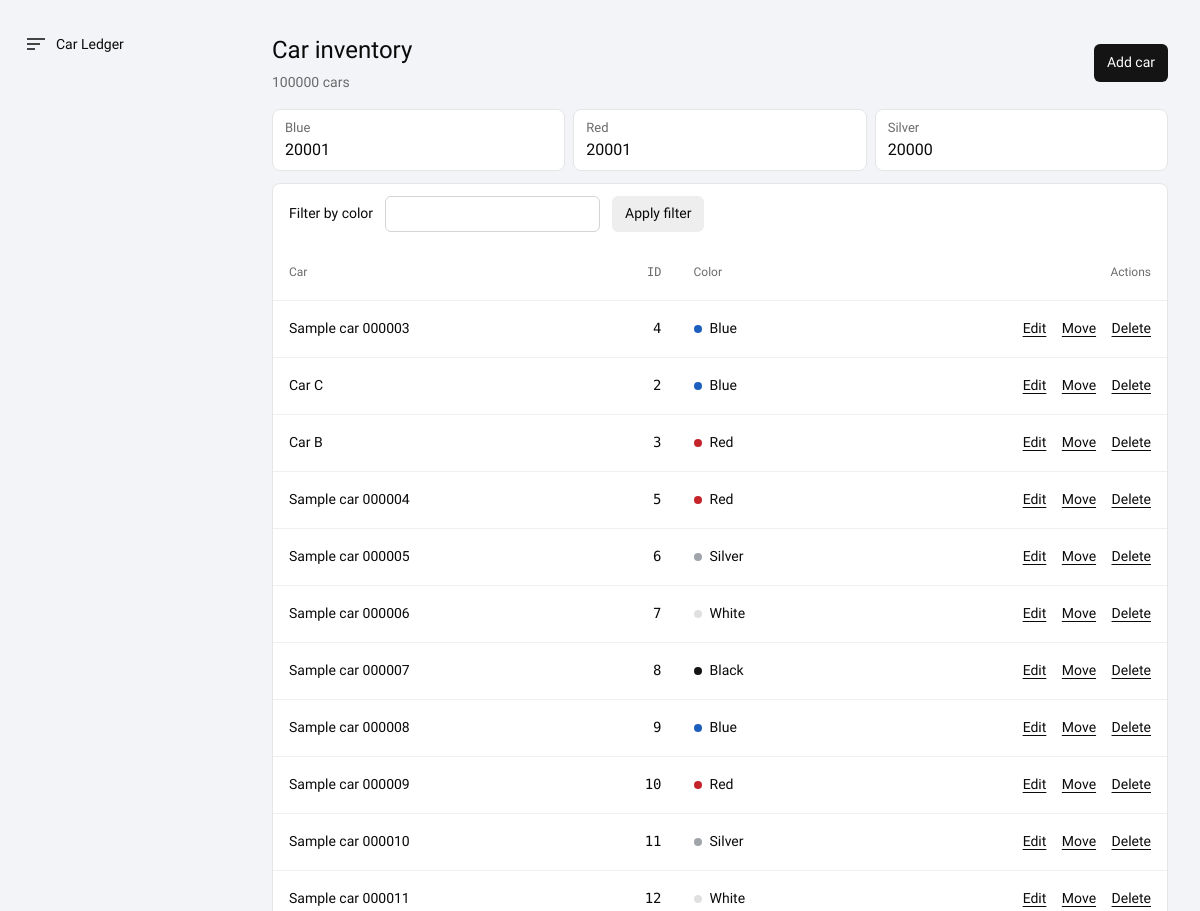
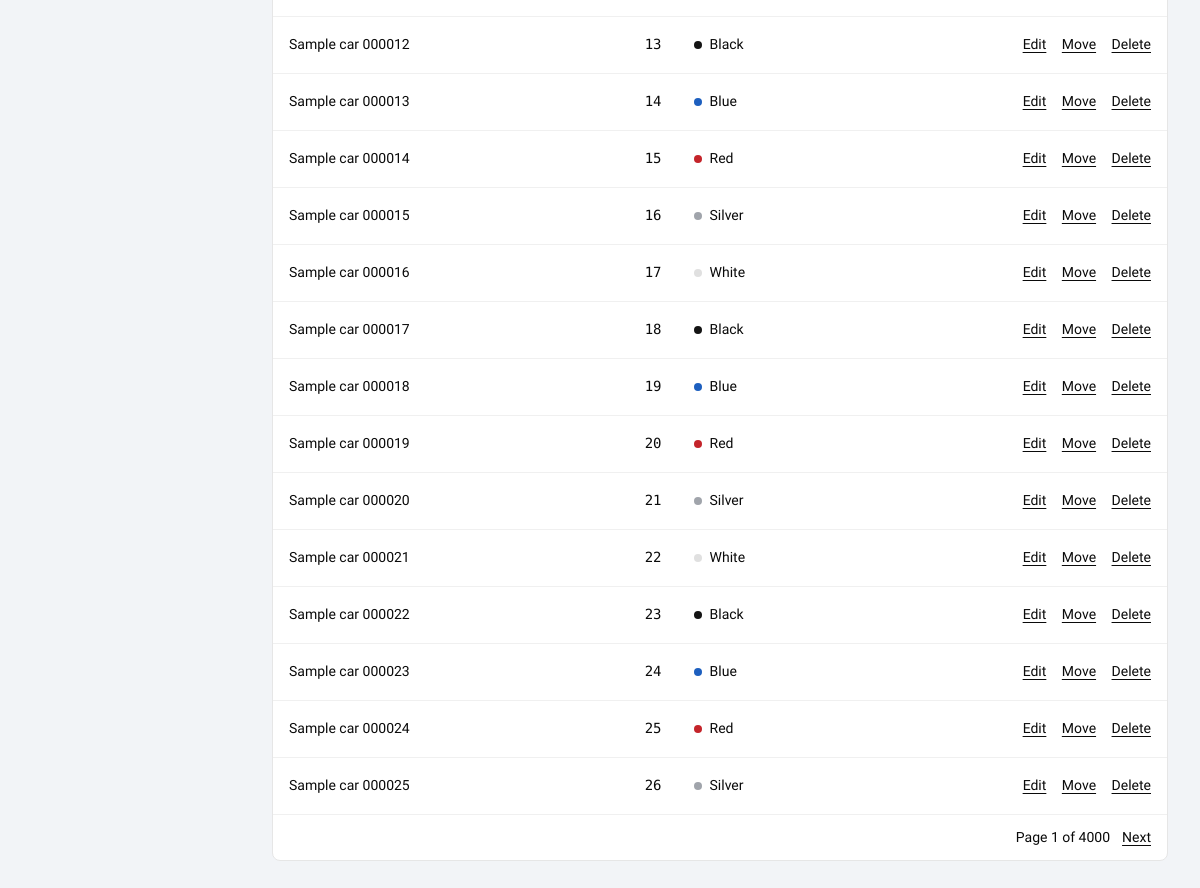
The page / on the database its author committed (2 pictures, top to bottom).
### cars/models.py (models this page shows, shortened)
class Car(models.Model):
    name = models.CharField(max_length=100)
    color = models.CharField(max_length=30)
    order_key = models.BigIntegerField(unique=True, editable=False)
    class Meta:
        ordering = ["order_key"]
        indexes = [
            models.Index(fields=["color", "order_key"], name="car_color_order_idx"),
        ]

### cars/views.py (the view)
# urls.py: path("", CarListView.as_view(), name="list"),
class CarListView(ListView):
    model = Car
    template_name = "cars/car_list.html"
    context_object_name = "cars"
    paginate_by = 25
    def get_queryset(self):
        cars = super().get_queryset()
        color = self.request.GET.get("color", "").strip().lower()
        if color:
            cars = cars.filter(color=color)
        return cars
    def get_context_data(self, **kwargs):
        context = super().get_context_data(**kwargs)
        selected_color = self.request.GET.get("color", "").strip().lower()
        context["selected_color"] = selected_color
        context["quick_filters"] = [
            {
                "label": label,
                "value": color,
                "count": Car.objects.filter(color=color).count(),
            }
            for label, color in (
                ("Blue", "blue"),
                ("Red", "red"),
                ("Silver", "silver"),
            )
        ]
        return context

### cars/templates/cars/car_list.html (shortened to what this page needs)
{% extends "cars/base.html" %}
{% block content %}
    <header class="ledger-heading">
        <div>
            <h1>Car inventory</h1>
            <p>{{ paginator.count }} car{{ paginator.count|pluralize }}{% if selected_color %} matching “{{ selected_color }}”{% endif %}</p>
        </div>
        <a class="ledger-primary" href="{% url 'cars:add' %}">Add car</a>
    </header>
    <nav class="quick-filters" aria-label="Quick color filters">
        {% for filter in quick_filters %}
            <a class="quick-filter" href="?color={{ filter.value|urlencode }}"
               {% if selected_color == filter.value %}aria-current="true"{% endif %}>
                <span>{{ filter.label }}</span>
                <strong>{{ filter.count }}</strong>
            </a>
        {% endfor %}
    </nav>
    <section class="ledger-panel" aria-label="Ordered car list">
        <form class="color-filter" method="get" action="{% url 'cars:list' %}">
            <label for="color">Filter by color</label>
            <input id="color" name="color" type="text" maxlength="30"
                   value="{{ selected_color }}">
            <button type="submit">Apply filter</button>
        </form>
        <div class="table-scroll" tabindex="0" role="region" aria-label="Car table">
            <table class="ledger-table">
                <thead>
                    <tr>
                        <th scope="col">Car</th>
                        <th scope="col" class="car-id">ID</th>
                        <th scope="col">Color</th>
                        <th scope="col" class="row-actions">Actions</th>
                    </tr>
                </thead>
                <tbody>
                    {% for car in cars %}
                        <tr>
                            <th scope="row">{{ car.name }}</th>
                            <td class="car-id">{{ car.pk }}</td>
                            <td><span class="car-color" data-color="{{ car.color }}">{{ car.color|capfirst }}</span></td>
                            <td class="row-actions">
                                <a href="{% url 'cars:edit' car.pk %}" aria-label="Edit {{ car.name }}">Edit</a>
                                <a href="{% url 'cars:move' car.pk %}" aria-label="Move {{ car.name }}">Move</a>
                                <a href="{% url 'cars:delete' car.pk %}" aria-label="Delete {{ car.name }}">Delete</a>
                            </td>
                        </tr>
                    {% endfor %}
                </tbody>
            </table>
        </div>
        {% if is_paginated %}
            <nav class="ledger-pagination" aria-label="Car list pages">
                <span>Page {{ page_obj.number }} of {{ paginator.num_pages }}</span>
                {% if page_obj.has_next %}
                    <a href="?color={{ selected_color|urlencode }}&amp;page={{ page_obj.next_page_number }}">Next</a>
                {% endif %}
            </nav>
        {% endif %}
    </section>
{% endblock %}

### cars/templates/cars/base.html (shortened to what this page needs)
{% load static %}
<!DOCTYPE html>
<html lang="en">
<head>
    <link rel="stylesheet" href="{% static 'cars/ledger.css' %}">
</head>
<body>
    <div class="ledger-shell">
        <aside class="ledger-sidebar">
            <a class="ledger-brand" href="{% url 'cars:list' %}">
                <svg width="24" height="24" viewBox="0 0 24 24"
                     fill="none" stroke="currentColor" stroke-width="1.5"
                     aria-hidden="true" focusable="false">
                    <path d="M3 7h18M3 12h13M3 17h8"/>
                </svg>
                <span>Car Ledger</span>
            </a>
        </aside>
        <main class="ledger-main" id="main-content">
            {% block content %}{% endblock %}
        </main>
    </div>
</body>
</html>

### cars/static/cars/ledger.css (style rules this page uses)
:root { --ground: #f2f4f7; --surface: #fff; --raised: #eee; --border: #e6e6e6; --rule: #f0f0f0; --control: #d4d4d4; --ink: #0a0a0a; --muted: #6b6b6b; --primary: #141414; --focus: #1d5fbf; --danger: #a32228; }
body { margin: 0; background: var(--ground); color: var(--ink); font: 400 14px/1.5 "Geist", system-ui, sans-serif; font-variant-numeric: tabular-nums; }
.ledger-shell { display: grid; grid-template-columns: 240px minmax(0, 1fr); min-height: 100vh; }
.ledger-sidebar { padding: 32px 24px; }
.ledger-main { min-width: 0; padding: 32px 32px 48px; }
.ledger-brand { display: inline-flex; align-items: center; gap: 8px; color: var(--ink); font-weight: 500; text-decoration: none; }
.ledger-heading { display: flex; align-items: center; justify-content: space-between; gap: 12px; margin-bottom: 16px; }
.ledger-heading h1 { margin: 0; font-size: 24px; font-weight: 500; }
.ledger-heading p { margin: 4px 0 0; color: var(--muted); }
.ledger-primary, .ledger-main button { display: inline-flex; align-items: center; justify-content: center; min-height: 36px; padding: 0 12px; border: 1px solid transparent; border-radius: 6px; font: inherit; text-decoration: none; cursor: pointer; }
.ledger-main .ledger-primary { background: var(--primary); color: var(--surface); white-space: nowrap; }
.ledger-main button { background: var(--raised); color: var(--ink); }
.ledger-main a { color: var(--ink); text-underline-offset: 3px; }
.quick-filters { display: grid; grid-template-columns: repeat(3, minmax(0, 1fr)); gap: 8px; margin-bottom: 12px; }
.quick-filter { display: flex; flex-direction: column; padding: 8px 12px; border: 1px solid var(--border); border-radius: 8px; background: var(--surface); text-decoration: none; }
.quick-filter span { color: var(--muted); font-size: 13px; }
.quick-filter strong { font-size: 16px; font-weight: 500; font-variant-numeric: tabular-nums; }
.ledger-panel { background: var(--surface); border: 1px solid var(--border); border-radius: 8px; }
.color-filter, .ledger-pagination { display: flex; flex-wrap: wrap; align-items: center; gap: 8px 12px; padding: 12px 16px; }
.ledger-main input { box-sizing: border-box; max-width: 100%; min-height: 36px; padding: 6px 10px; border: 1px solid var(--control); border-radius: 6px; font: inherit; }
.table-scroll { overflow-x: auto; }
.ledger-table { width: 100%; border-collapse: collapse; text-align: left; }
.ledger-table th, .ledger-table td { height: 44px; padding: 6px 16px; border-bottom: 1px solid var(--rule); }
.ledger-table thead th { color: var(--muted); font-size: 12px; font-weight: 500; }
.ledger-table tbody th { font-weight: 500; overflow-wrap: anywhere; }
.ledger-table .car-id { text-align: right; font-family: "Geist Mono", monospace; }
.ledger-table .row-actions { text-align: right; white-space: nowrap; }
.row-actions a + a { margin-left: 12px; }
.car-color { display: inline-flex; align-items: center; gap: 8px; }
.car-color::before { content: ""; width: 8px; height: 8px; flex: 0 0 8px; border-radius: 50%; background: var(--swatch, #8a8a8a); }
.car-color[data-color="blue"] { --swatch: #1d5fbf; }
.car-color[data-color="red"] { --swatch: #c4242a; }
.car-color[data-color="silver"] { --swatch: #a0a4ab; }
.car-color[data-color="white"] { --swatch: #e0e0e0; }
.car-color[data-color="black"] { --swatch: #141414; }
.ledger-pagination { justify-content: flex-end; font-variant-numeric: tabular-nums; }

### rows shown on the page
Car: name "Sample car 000003", pk "4", color "Blue"
Car: name "Car C", pk "2", color "Blue"
Car: name "Car B", pk "3", color "Red"
Car: name "Sample car 000004", pk "5", color "Red"
Car: name "Sample car 000005", pk "6", color "Silver"
Car: name "Sample car 000006", pk "7", color "White"
Car: name "Sample car 000007", pk "8", color "Black"
Car: name "Sample car 000008", pk "9", color "Blue"
Car: name "Sample car 000009", pk "10", color "Red"
Car: name "Sample car 000010", pk "11", color "Silver"
Car: name "Sample car 000011", pk "12", color "White"
Car: name "Sample car 000012", pk "13", color "Black"
Car: name "Sample car 000013", pk "14", color "Blue"
Car: name "Sample car 000014", pk "15", color "Red"
Car: name "Sample car 000015", pk "16", color "Silver"
Car: name "Sample car 000016", pk "17", color "White"
Car: name "Sample car 000017", pk "18", color "Black"
Car: name "Sample car 000018", pk "19", color "Blue"
Car: name "Sample car 000019", pk "20", color "Red"
Car: name "Sample car 000020", pk "21", color "Silver"
Car: name "Sample car 000021", pk "22", color "White"
Car: name "Sample car 000022", pk "23", color "Black"
Car: name "Sample car 000023", pk "24", color "Blue"
Car: name "Sample car 000024", pk "25", color "Red"
Car: name "Sample car 000025", pk "26", color "Silver"

### other values the page prints
{{ paginator.count }} "100000"
{{ filter.label }} "Blue" "Red" "Silver"
{{ filter.count }} "20001" "20001" "20000"
{{ page_obj.number }} "1"
{{ paginator.num_pages }} "4000"
